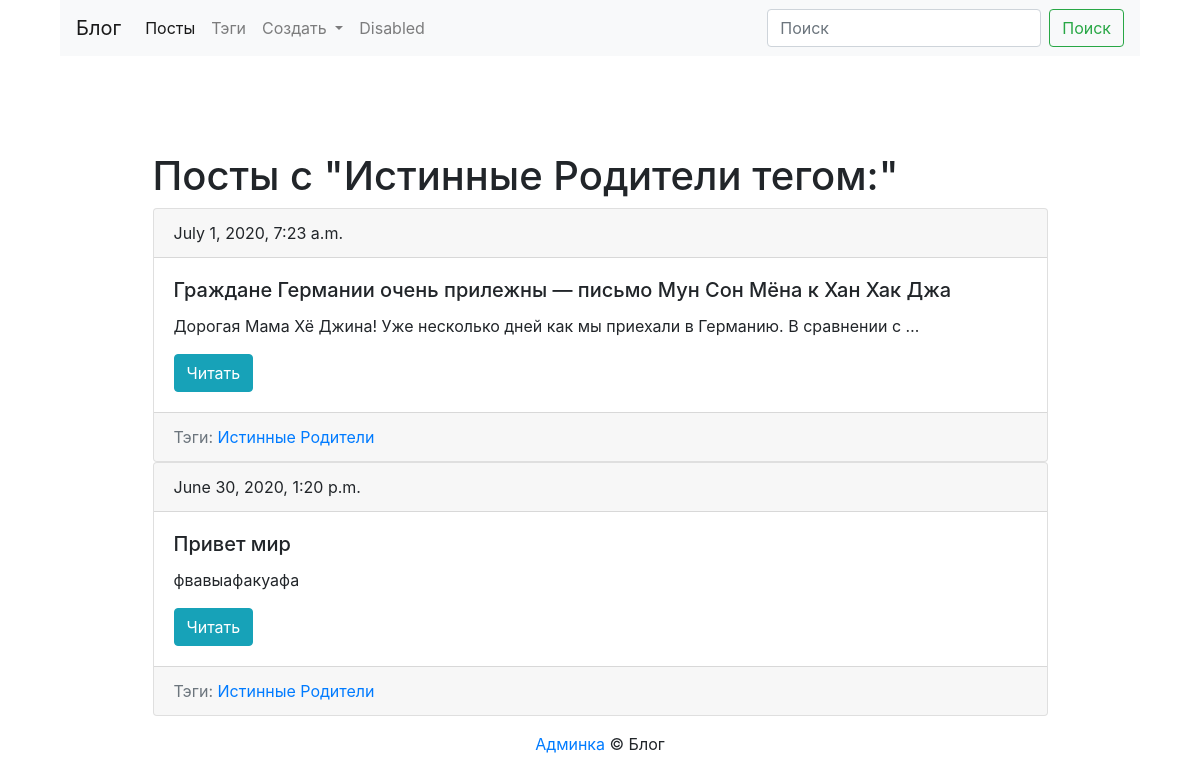
The page /blog/tag/tp/ on the database as committed earlier.
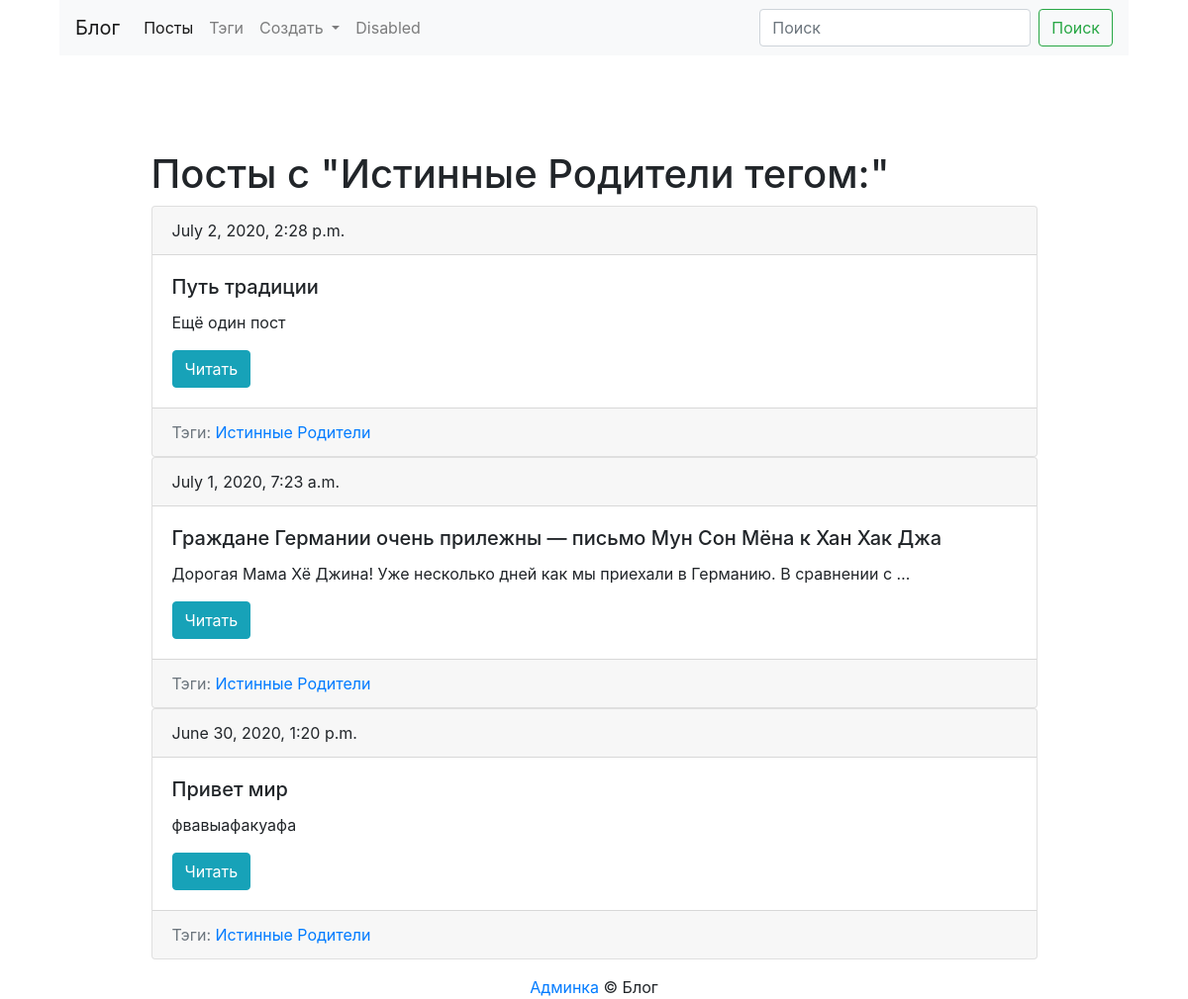
The same page on the database as committed later.
### blog/models.py (models this page shows, shortened)
class Post(models.Model):
    title = models.CharField(max_length = 150, db_index = True) #Для быстрого поиска
    slug = models.SlugField(max_length=150, blank = True, unique=True)
    content = RichTextUploadingField(blank = True, db_index = True) #Поле может быть пустым
    tags = models.ManyToManyField('Tag', blank = True, related_name = 'posts')
    date_pub = models.DateTimeField(auto_now_add = True) #auto_now_add = True в момент сохранения в базе данных
    def get_absolute_url(self):
        return reverse('post_detail_url', kwargs={'slug': self.slug})
    class Meta:
        ordering = ['-date_pub']

class Tag(models.Model):
    title = models.CharField(max_length = 50)
    slug = models.SlugField(max_length = 50, unique = True)
    def get_absolute_url(self):
        return reverse('tag_detail_url', kwargs={'slug': self.slug})
    def get_update_url(self):
        return reverse('tag_update_url', kwargs={'slug': self.slug})
    class Meta:
        ordering = ['title']

### blog/views.py (the view)
# urls.py: path('tag/<str:slug>/', TagDetail.as_view(), name = 'tag_detail_url'),
class TagDetail(ObjectDetailMixin, View):
    model = Tag
    template = 'blog/tag_detail.html'

### blog/utils.py (called while the page is built)
    def get(self, request, slug):
        obj = get_object_or_404(self.model, slug__iexact=slug)
        return render(request, self.template, context={self.model.__name__.lower(): obj,
                                                       'admin_object': obj,
                                                       'detail': True})

### blog/templates/blog/tag_detail.html (shortened to what this page needs)
{% extends 'blog/base_blog.html' %}
    {% block content %}
    <h1 class="mt-5">Посты с "{{ tag.title|title }} тегом:"</h1>
    {% for post in tag.posts.all %}
        {% include 'blog/includes/post_card.html' %}
    {% endfor %}
    {% endblock %}

### blog/templates/blog/includes/post_card.html
<div class="card">
        <div class="card-header">
            {{post.date_pub}}
        </div>
  <div class="card-body">
    <h5 class="card-title">{{ post.title }}</h5>
    <p class="card-text">{{ post.content|truncatewords:15|striptags|safe }}</p>
      <a href="{{ post.get_absolute_url }}" class="btn btn-info">Читать</a>
  </div>
    <div class="card-footer text-muted">
       Тэги:
        {% for tag in post.tags.all %}
            <a href="{{ tag.get_absolute_url }}">{{tag.title}}</a>
        {% endfor %}
    </div>
  </div>

Rows that differ between the two databases and show on the page:
added Post: date_pub "July 2, 2020, 2:28 p.m.", title "Путь традиции", content "Ещё один пост", Tag (title "Истинные Родители")
